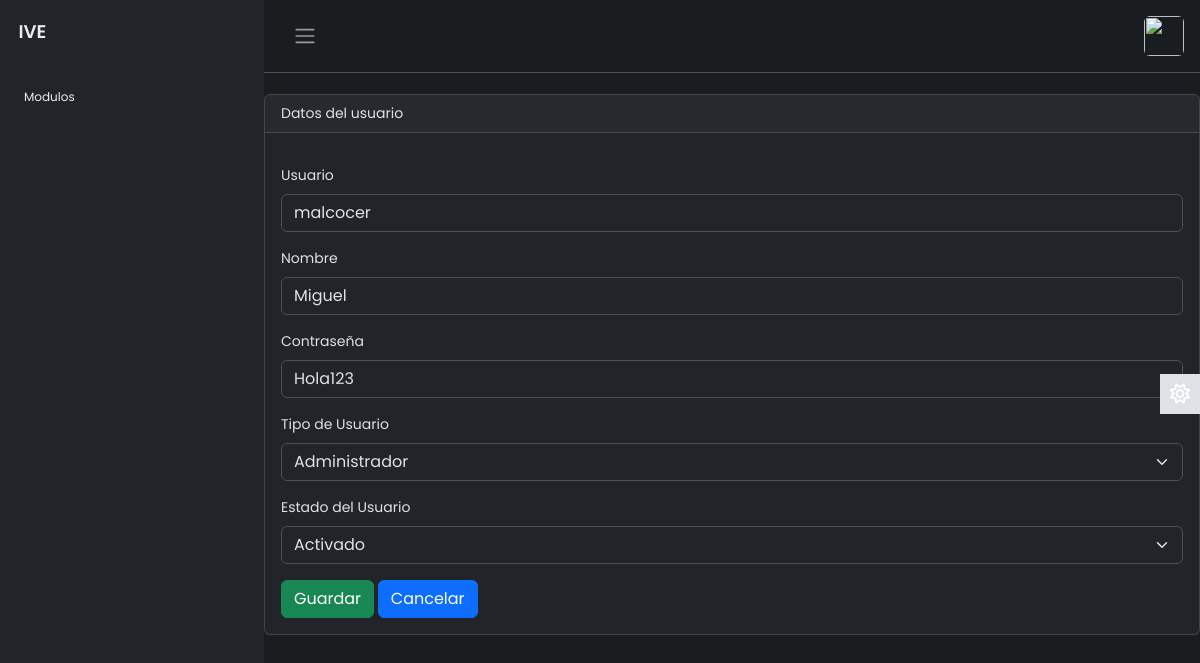
/modulos/usuarios/EditarUsuario.php?txtID=27 (signed in), run on an earlier commit of the app's database.
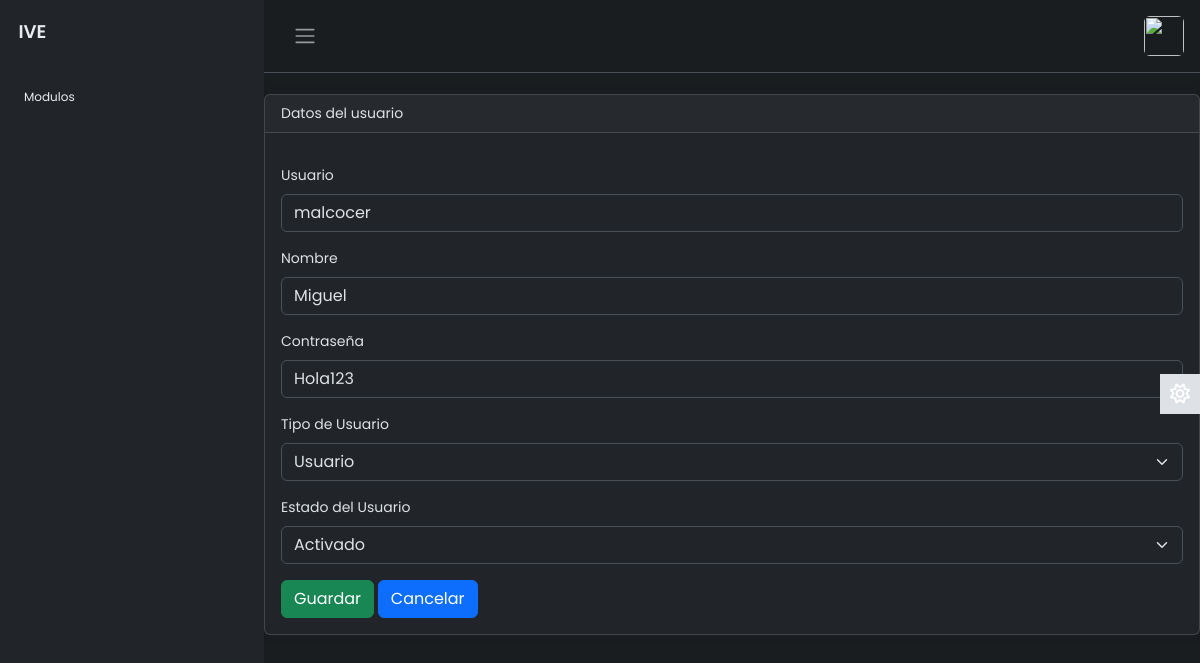
And on a later commit of the database.
### tables this page shows
CREATE TABLE `usuarios` (
  `idusuario` int(11) NOT NULL,
  `usuario` varchar(30) NOT NULL,
  `password` varchar(30) NOT NULL,
  `nombre` varchar(100) NOT NULL,
  `lactivo` int(11) NOT NULL,
  `idPerfil` int(11) DEFAULT NULL
);

### modulos/usuarios/EditarUsuario.php (the view, shortened to what this page needs)
<?php
require("../../config/dbcontext.php");
if (isset($_GET['txtID'])) {
    $txtID = (isset($_GET['txtID'])) ? $_GET['txtID'] : "";
    $query = $link->prepare("SELECT * FROM usuarios where IDUsuario = ?");
    $query->bind_param("s", $txtID);
    $query->execute();
    $result = $query->get_result();
    if ($registro = $result->fetch_assoc()) {
        $usuario = $registro["usuario"];
        $nombre = $registro["nombre"];
        $password = $registro["password"];
    } else {
        echo ("NO SE ENCONTRARON REGISTROS");
    }
}
?>
<?php include("../../layout/top.php") ?>
<br>
<div class="card">
    <div class="card-header">
        Datos del usuario
    </div>
    <div class="card-body">
        <form action="" method="post" id="formEditarUsuario">
            <div class="mb-3">
                <label for="usuario" class="form-label">Usuario</label>
                <input type="text" value="<?php echo $usuario; ?>" class="form-control" name="usuario" id="usuario" aria-describedby="helpId" placeholder="Primera palabra y apellido completo">
            </div>
            <div class="mb-3">
                <label for="nombre" class="form-label">Nombre</label>
                <input type="text" value="<?php echo $nombre; ?>" class="form-control" name="nombre" id="nombre" aria-describedby="helpId" placeholder="Nombre">
            </div>
            <div class="mb-3">
                <label for="password" class="form-label">Contraseña</label>
                <input type="text" value="<?php echo  $password; ?>" class="form-control" name="password" id="password" aria-describedby="helpId" placeholder="Contraseña">
            </div>
            <div class="mb-3">
                <label for="tipo" class="form-label">Tipo de Usuario</label>
                <select class="form-select form-select" name="tipo" id="tipo">
                    <option value="1" <?php echo ($registro["idPerfil"] == 1) ? 'selected' : ''; ?>>Administrador</option>
                    <option value="2" <?php echo ($registro["idPerfil"] == 2) ? 'selected' : ''; ?>>Usuario</option>
                </select>
            </div>
            <div class="mb-3">
                <label for="status" class="form-label">Estado del Usuario</label>
                <select aria-valuemax="" class="form-select form-select" name="status" id="status">
                    <option value="1" <?php echo ($registro["lactivo"] == 1) ? 'selected' : ''; ?>>Activado</option>
                </select>
            </div>
            <button type="submit" class="btn btn-success">Guardar</button>
            <a name="" id="" class="btn btn-primary" href="index.php" role="button">Cancelar</a>
        </form>
    </div>
</div>
<?php include("../../layout/foot.php"); ?>

What changed in the data, as far as the page shows it:
changed usuarios "malcocer": tipo "Administrador" → "Usuario"
